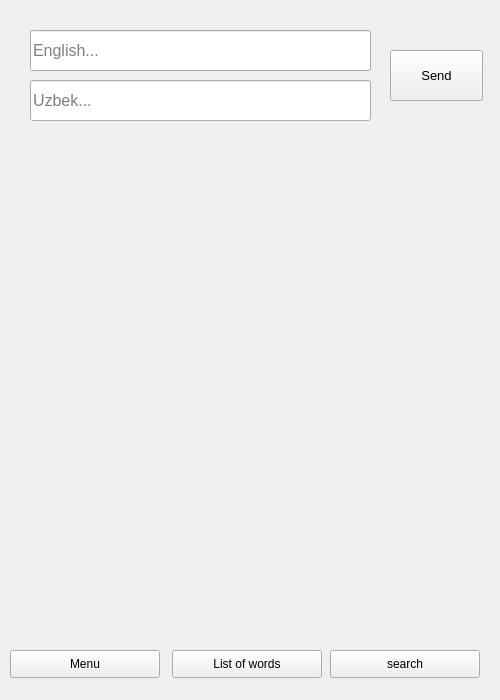
<?xml version="1.0" encoding="UTF-8"?>
<ui version="4.0">
 <class>addWordWindow</class>
 <widget class="QWidget" name="addWordWindow">
  <property name="geometry">
   <rect>
    <x>0</x>
    <y>0</y>
    <width>500</width>
    <height>700</height>
   </rect>
  </property>
  <property name="windowTitle">
   <string>add new word</string>
  </property>
  <widget class="QLineEdit" name="englishInput">
   <property name="geometry">
    <rect>
     <x>30</x>
     <y>30</y>
     <width>341</width>
     <height>41</height>
    </rect>
   </property>
   <property name="font">
    <font>
     <pointsize>12</pointsize>
    </font>
   </property>
   <property name="text">
    <string/>
   </property>
   <property name="placeholderText">
    <string>English...</string>
   </property>
  </widget>
  <widget class="QLineEdit" name="uzbekInput">
   <property name="geometry">
    <rect>
     <x>30</x>
     <y>80</y>
     <width>341</width>
     <height>41</height>
    </rect>
   </property>
   <property name="font">
    <font>
     <pointsize>12</pointsize>
    </font>
   </property>
   <property name="inputMethodHints">
    <set>Qt::ImhSensitiveData</set>
   </property>
   <property name="text">
    <string/>
   </property>
   <property name="alignment">
    <set>Qt::AlignLeading|Qt::AlignLeft|Qt::AlignVCenter</set>
   </property>
   <property name="readOnly">
    <bool>true</bool>
   </property>
   <property name="placeholderText">
    <string>Uzbek...</string>
   </property>
  </widget>
  <widget class="QPushButton" name="sendBtn">
   <property name="geometry">
    <rect>
     <x>390</x>
     <y>50</y>
     <width>93</width>
     <height>51</height>
    </rect>
   </property>
   <property name="font">
    <font>
     <pointsize>10</pointsize>
    </font>
   </property>
   <property name="text">
    <string>Send</string>
   </property>
  </widget>
  <widget class="QPushButton" name="menuBtn">
   <property name="geometry">
    <rect>
     <x>10</x>
     <y>650</y>
     <width>150</width>
     <height>28</height>
    </rect>
   </property>
   <property name="text">
    <string>Menu</string>
   </property>
  </widget>
  <widget class="QPushButton" name="listOfWordsBtn">
   <property name="geometry">
    <rect>
     <x>172</x>
     <y>650</y>
     <width>150</width>
     <height>28</height>
    </rect>
   </property>
   <property name="text">
    <string>List of words</string>
   </property>
  </widget>
  <widget class="QPushButton" name="searchBtn">
   <property name="geometry">
    <rect>
     <x>330</x>
     <y>650</y>
     <width>150</width>
     <height>28</height>
    </rect>
   </property>
   <property name="text">
    <string>search</string>
   </property>
  </widget>
 </widget>
 <resources/>
 <connections/>
</ui>
